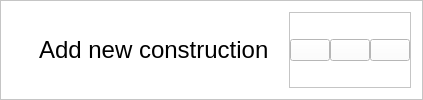
       <widget class="QFrame" name="headerContainer">
        <property name="sizePolicy">
         <sizepolicy hsizetype="Preferred" vsizetype="Fixed">
          <horstretch>0</horstretch>
          <verstretch>0</verstretch>
         </sizepolicy>
        </property>
        <property name="minimumSize">
         <size>
          <width>0</width>
          <height>31</height>
         </size>
        </property>
        <property name="styleSheet">
         <string notr="true">background-color: rgb(255, 255, 255);</string>
        </property>
        <property name="frameShape">
         <enum>QFrame::StyledPanel</enum>
        </property>
        <property name="frameShadow">
         <enum>QFrame::Raised</enum>
        </property>
        <layout class="QHBoxLayout" name="horizontalLayout_4">
         <property name="spacing">
          <number>20</number>
         </property>
         <item>
          <widget class="QLabel" name="label_6">
           <property name="maximumSize">
            <size>
             <width>95</width>
             <height>45</height>
            </size>
           </property>
           <property name="text">
            <string/>
           </property>
           <property name="pixmap">
            <pixmap resource="../resources.qrc">:/Icons/Icons/Logo_twojpartner1.png</pixmap>
           </property>
           <property name="scaledContents">
            <bool>true</bool>
           </property>
          </widget>
         </item>
         <item>
          <widget class="QLabel" name="label_5">
           <property name="sizePolicy">
            <sizepolicy hsizetype="Expanding" vsizetype="Preferred">
             <horstretch>0</horstretch>
             <verstretch>0</verstretch>
            </sizepolicy>
           </property>
           <property name="font">
            <font>
             <pointsize>18</pointsize>
             <italic>false</italic>
            </font>
           </property>
           <property name="text">
            <string>Add new construction</string>
           </property>
          </widget>
         </item>
         <item>
          <widget class="QFrame" name="frame_7">
           <property name="sizePolicy">
            <sizepolicy hsizetype="Maximum" vsizetype="Preferred">
             <horstretch>0</horstretch>
             <verstretch>0</verstretch>
            </sizepolicy>
           </property>
           <property name="frameShape">
            <enum>QFrame::StyledPanel</enum>
           </property>
           <property name="frameShadow">
            <enum>QFrame::Raised</enum>
           </property>
           <layout class="QHBoxLayout" name="horizontalLayout_5">
            <property name="spacing">
             <number>0</number>
            </property>
            <property name="leftMargin">
             <number>0</number>
            </property>
            <property name="topMargin">
             <number>0</number>
            </property>
            <property name="rightMargin">
             <number>0</number>
            </property>
            <property name="bottomMargin">
             <number>0</number>
            </property>
            <item alignment="Qt::AlignHCenter|Qt::AlignVCenter">
             <widget class="QPushButton" name="minimizeBtn">
              <property name="text">
               <string/>
              </property>
              <property name="icon">
               <iconset resource="../resources.qrc">
                <normaloff>:/Icons/Icons/minus.svg</normaloff>:/Icons/Icons/minus.svg</iconset>
              </property>
              <property name="iconSize">
               <size>
                <width>24</width>
                <height>24</height>
               </size>
              </property>
             </widget>
            </item>
            <item alignment="Qt::AlignHCenter|Qt::AlignVCenter">
             <widget class="QPushButton" name="restoreBtn">
              <property name="text">
               <string/>
              </property>
              <property name="icon">
               <iconset resource="../resources.qrc">
                <normaloff>:/Icons/Icons/square.svg</normaloff>:/Icons/Icons/square.svg</iconset>
              </property>
              <property name="iconSize">
               <size>
                <width>24</width>
                <height>24</height>
               </size>
              </property>
             </widget>
            </item>
            <item alignment="Qt::AlignHCenter|Qt::AlignVCenter">
             <widget class="QPushButton" name="closeBtn">
              <property name="text">
               <string/>
              </property>
              <property name="icon">
               <iconset resource="../resources.qrc">
                <normaloff>:/Icons/Icons/x.svg</normaloff>:/Icons/Icons/x.svg</iconset>
              </property>
              <property name="iconSize">
               <size>
                <width>24</width>
                <height>24</height>
               </size>
              </property>
             </widget>
            </item>
           </layout>
          </widget>
         </item>
        </layout>
       </widget>
